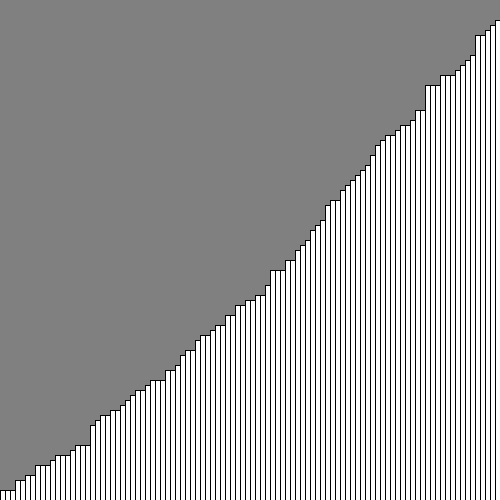
Frame 1 (no input)
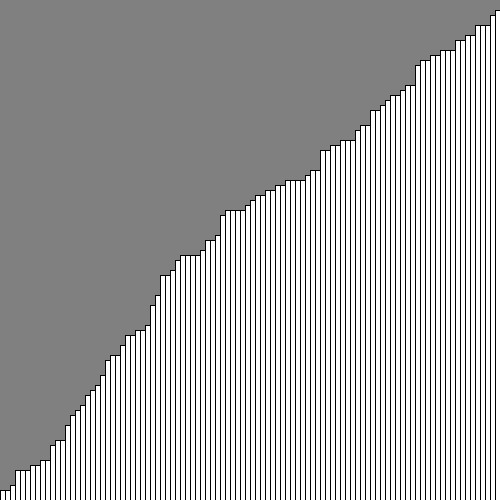
Frame 2 (the mouse pressed at the canvas centre, redrawn once)

The Processing sketch that drew these frames (run headless with seeded random() and noise(); the mouse was pressed at the canvas centre and the sketch redrawn once):

// Processing sketch: test4
// ── test4.pde
int lineWidth = 5;
int lineHeight = -5;
int i,j;
int[] num = new int[100];
int tmp;

void setup(){
  size(500,500);
  frameRate(20);
}

void draw(){
  background(128);
  translate(0,height);
  
  for (i = 0; i < 100; i++) num[i] = (int)random(1,100);
  for (i = 0; i < 100; i++){
    for(j = 99; j > 0+i; j--){
      if (num[j] < num[j-1]){
         tmp = num[j];
         num[j] = num[j-1];
         num[j-1] = tmp;
      }
    }
    rect(lineWidth*i, 0, lineWidth, lineHeight*num[i]);
    println(num[i]);
  }
  
  noLoop();
}
